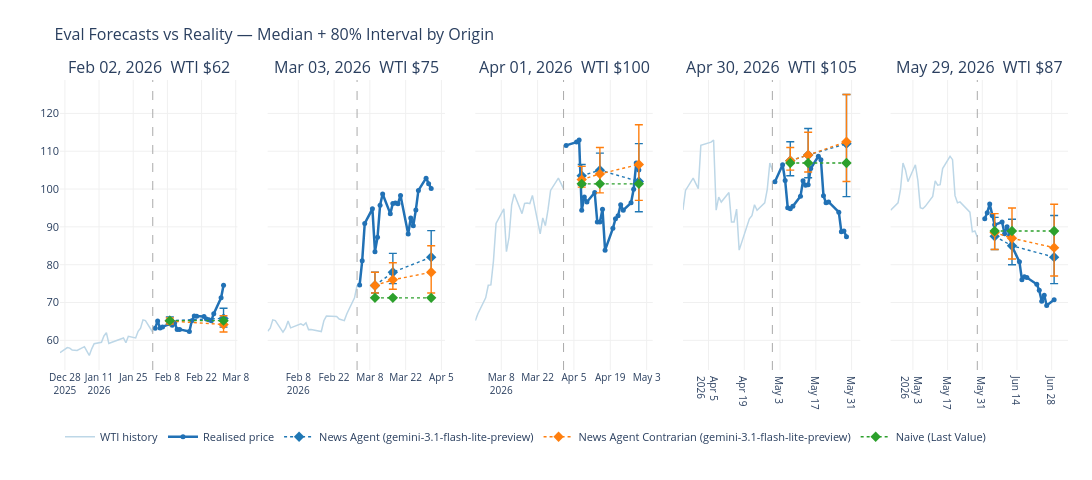

The cell this chart's notebook holds for it:
### Markdown cell above
---
## 8. What are the top methods actually forecasting?

A CRPS number doesn't show *behaviour*. Below, each leading method's **median
forecast and 80% interval** are drawn against the realised WTI path at every
eval origin. This is where the leaderboard becomes legible — watch for who
tracks the move, who simply anchors to the last price, and whose intervals are
too narrow to cover the outcome when the market jumps.

### Code cell
# Plot the leaderboard's top methods, and always include the best LLM/agent
# method for contrast (so the chart compares families even when a baseline leads).
_leaders = list(eval_board.index[:3])
_best_llm = next((p for p in eval_board.index if eval_board.loc[p, "family"] == "LLM / Agent"), None)
if _best_llm and _best_llm not in _leaders:
    _leaders.append(_best_llm)
print(f"Showing: {', '.join(_leaders)}")
viz.make_eval_forecast_chart(eval_frame, price_df, _leaders)

### Figure 1 — Plotly figure (JSON) as saved in the notebook; plotly's stock layout.template omitted (floating-point values rounded to 4 significant figures)
{"data": [{"legendgroup": "hist", "line": {"color": "#bdd7e7", "width": 1.5}, "mode": "lines", "name": "WTI history", "showlegend": true, "type": "scatter", "x": ["2025-12-26T00:00:00", "2025-12-29T00:00:00", "2025-12-30T00:00:00", "2025-12-31T00:00:00", "2026-01-02T00:00:00", "2026-01-05T00:00:00", "2026-01-06T00:00:00", "2026-01-07T00:00:00", "2026-01-08T00:00:00", "2026-01-09T00:00:00", "2026-01-12T00:00:00", "2026-01-13T00:00:00", "2026-01-14T00:00:00", "2026-01-15T00:00:00", "2026-01-16T00:00:00", "2026-01-20T00:00:00", "2026-01-21T00:00:00", "2026-01-22T00:00:00", "2026-01-23T00:00:00", "2026-01-26T00:00:00", "2026-01-27T00:00:00", "2026-01-28T00:00:00", "2026-01-29T00:00:00", "2026-01-30T00:00:00", "2026-02-02T00:00:00"], "xaxis": "x", "y": [56.74, 58.08, 57.95, 57.42, 57.32, 58.32, 57.13, 55.99, 57.76, 59.12, 59.5, 61.15, 62.02, 59.19, 59.44, 60.34, 60.62, 59.36, 61.07, 60.63, 62.39, 63.21, 65.42, 65.21, 62.14], "yaxis": "y"}, {"legendgroup": "actual", "line": {"color": "#2171b5", "width": 2.5}, "marker": {"size": 5}, "mode": "lines+markers", "name": "Realised price", "showlegend": true, "type": "scatter", "x": ["2026-02-03T00:00:00", "2026-02-04T00:00:00", "2026-02-05T00:00:00", "2026-02-06T00:00:00", "2026-02-09T00:00:00", "2026-02-10T00:00:00", "2026-02-11T00:00:00", "2026-02-12T00:00:00", "2026-02-13T00:00:00", "2026-02-17T00:00:00", "2026-02-18T00:00:00", "2026-02-19T00:00:00", "2026-02-20T00:00:00", "2026-02-23T00:00:00", "2026-02-24T00:00:00", "2026-02-25T00:00:00", "2026-02-26T00:00:00", "2026-02-27T00:00:00", "2026-03-02T00:00:00", "2026-03-03T00:00:00"], "xaxis": "x", "y": [63.21, 65.14, 63.29, 63.55, 64.36, 63.96, 64.63, 62.84, 62.89, 62.33, 65.19, 66.43, 66.39, 66.31, 65.63, 65.42, 65.21, 67.02, 71.23, 74.56], "yaxis": "y"}, {"error_y": {"array": [1, 2.7], "arrayminus": [0.7, 2.3], "color": "#1f77b4", "symmetric": false, "thickness": 1.4, "type": "data", "width": 4}, "legendgroup": "News Agent (gemini-3.1-flash-lite-preview)", "line": {"color": "#1f77b4", "dash": "dot", "width": 1.4}, "marker": {"size": 8, "symbol": "diamond"}, "mode": "lines+markers", "name": "News Agent (gemini-3.1-flash-lite-preview)", "showlegend": true, "type": "scatter", "x": ["2026-02-09T00:00:00", "2026-03-03T00:00:00"], "xaxis": "x", "y": [65.2, 65.8], "yaxis": "y"}, {"error_y": {"array": [0.8, 2.3], "arrayminus": [0.8, 2], "color": "#ff7f0e", "symmetric": false, "thickness": 1.4, "type": "data", "width": 4}, "legendgroup": "News Agent Contrarian (gemini-3.1-flash-lite-preview)", "line": {"color": "#ff7f0e", "dash": "dot", "width": 1.4}, "marker": {"size": 8, "symbol": "diamond"}, "mode": "lines+markers", "name": "News Agent Contrarian (gemini-3.1-flash-lite-preview)", "showlegend": true, "type": "scatter", "x": ["2026-02-09T00:00:00", "2026-03-03T00:00:00"], "xaxis": "x", "y": [65.1, 64.2], "yaxis": "y"}, {"error_y": {"array": [0, 0], "arrayminus": [0, 0], "color": "#2ca02c", "symmetric": false, "thickness": 1.4, "type": "data", "width": 4}, "legendgroup": "Naive (Last Value)", "line": {"color": "#2ca02c", "dash": "dot", "width": 1.4}, "marker": {"size": 8, "symbol": "diamond"}, "mode": "lines+markers", "name": "Naive (Last Value)", "showlegend": true, "type": "scatter", "x": ["2026-02-09T00:00:00", "2026-03-03T00:00:00"], "xaxis": "x", "y": [65.21, 65.21], "yaxis": "y"}, {"legendgroup": "hist", "line": {"color": "#bdd7e7", "width": 1.5}, "mode": "lines", "name": "WTI history", "showlegend": false, "type": "scatter", "x": ["2026-01-27T00:00:00", "2026-01-28T00:00:00", "2026-01-29T00:00:00", "2026-01-30T00:00:00", "2026-02-02T00:00:00", "2026-02-03T00:00:00", "2026-02-04T00:00:00", "2026-02-05T00:00:00", "2026-02-06T00:00:00", "2026-02-09T00:00:00", "2026-02-10T00:00:00", "2026-02-11T00:00:00", "2026-02-12T00:00:00", "2026-02-13T00:00:00", "2026-02-17T00:00:00", "2026-02-18T00:00:00", "2026-02-19T00:00:00", "2026-02-20T00:00:00", "2026-02-23T00:00:00", "2026-02-24T00:00:00", "2026-02-25T00:00:00", "2026-02-26T00:00:00", "2026-02-27T00:00:00", "2026-03-02T00:00:00", "2026-03-03T00:00:00"], "xaxis": "x2", "y": [62.39, 63.21, 65.42, 65.21, 62.14, 63.21, 65.14, 63.29, 63.55, 64.36, 63.96, 64.63, 62.84, 62.89, 62.33, 65.19, 66.43, 66.39, 66.31, 65.63, 65.42, 65.21, 67.02, 71.23, 74.56], "yaxis": "y2"}, {"legendgroup": "actual", "line": {"color": "#2171b5", "width": 2.5}, "marker": {"size": 5}, "mode": "lines+markers", "name": "Realised price", "showlegend": false, "type": "scatter", "x": ["2026-03-04T00:00:00", "2026-03-05T00:00:00", "2026-03-06T00:00:00", "2026-03-09T00:00:00", "2026-03-10T00:00:00", "2026-03-11T00:00:00", "2026-03-12T00:00:00", "2026-03-13T00:00:00", "2026-03-16T00:00:00", "2026-03-17T00:00:00", "2026-03-18T00:00:00", "2026-03-19T00:00:00", "2026-03-20T00:00:00", "2026-03-23T00:00:00", "2026-03-24T00:00:00", "2026-03-25T00:00:00", "2026-03-26T00:00:00", "2026-03-27T00:00:00", "2026-03-30T00:00:00", "2026-03-31T00:00:00", "2026-04-01T00:00:00"], "xaxis": "x2", "y": [74.66, 81.01, 90.9, 94.77, 83.45, 87.25, 95.73, 98.71, 93.5, 96.21, 96.32, 96.14, 98.32, 88.13, 92.35, 90.32, 94.48, 99.64, 102.9, 101.4, 100.1], "yaxis": "y2"}, {"error_y": {"array": [3.5, 5, 7], "arrayminus": [2, 3, 4], "color": "#1f77b4", "symmetric": false, "thickness": 1.4, "type": "data", "width": 4}, "legendgroup": "News Agent (gemini-3.1-flash-lite-preview)", "line": {"color": "#1f77b4", "dash": "dot", "width": 1.4}, "marker": {"size": 8, "symbol": "diamond"}, "mode": "lines+markers", "name": "News Agent (gemini-3.1-flash-lite-preview)", "showlegend": false, "type": "scatter", "x": ["2026-03-10T00:00:00", "2026-03-17T00:00:00", "2026-04-01T00:00:00"], "xaxis": "x2", "y": [74.5, 78, 82], "yaxis": "y2"}, {"error_y": {"array": [3.5, 4.5, 7], "arrayminus": [2, 2.5, 5.5], "color": "#ff7f0e", "symmetric": false, "thickness": 1.4, "type": "data", "width": 4}, "legendgroup": "News Agent Contrarian (gemini-3.1-flash-lite-preview)", "line": {"color": "#ff7f0e", "dash": "dot", "width": 1.4}, "marker": {"size": 8, "symbol": "diamond"}, "mode": "lines+markers", "name": "News Agent Contrarian (gemini-3.1-flash-lite-preview)", "showlegend": false, "type": "scatter", "x": ["2026-03-10T00:00:00", "2026-03-17T00:00:00", "2026-04-01T00:00:00"], "xaxis": "x2", "y": [74.5, 76, 78], "yaxis": "y2"}, {"error_y": {"array": [0, 0, 0], "arrayminus": [0, 0, 0], "color": "#2ca02c", "symmetric": false, "thickness": 1.4, "type": "data", "width": 4}, "legendgroup": "Naive (Last Value)", "line": {"color": "#2ca02c", "dash": "dot", "width": 1.4}, "marker": {"size": 8, "symbol": "diamond"}, "mode": "lines+markers", "name": "Naive (Last Value)", "showlegend": false, "type": "scatter", "x": ["2026-03-10T00:00:00", "2026-03-17T00:00:00", "2026-04-01T00:00:00"], "xaxis": "x2", "y": [71.23, 71.23, 71.23], "yaxis": "y2"}, {"legendgroup": "hist", "line": {"color": "#bdd7e7", "width": 1.5}, "mode": "lines", "name": "WTI history", "showlegend": false, "type": "scatter", "x": ["2026-02-26T00:00:00", "2026-02-27T00:00:00", "2026-03-02T00:00:00", "2026-03-03T00:00:00", "2026-03-04T00:00:00", "2026-03-05T00:00:00", "2026-03-06T00:00:00", "2026-03-09T00:00:00", "2026-03-10T00:00:00", "2026-03-11T00:00:00", "2026-03-12T00:00:00", "2026-03-13T00:00:00", "2026-03-16T00:00:00", "2026-03-17T00:00:00", "2026-03-18T00:00:00", "2026-03-19T00:00:00", "2026-03-20T00:00:00", "2026-03-23T00:00:00", "2026-03-24T00:00:00", "2026-03-25T00:00:00", "2026-03-26T00:00:00", "2026-03-27T00:00:00", "2026-03-30T00:00:00", "2026-03-31T00:00:00", "2026-04-01T00:00:00"], "xaxis": "x3", "y": [65.21, 67.02, 71.23, 74.56, 74.66, 81.01, 90.9, 94.77, 83.45, 87.25, 95.73, 98.71, 93.5, 96.21, 96.32, 96.14, 98.32, 88.13, 92.35, 90.32, 94.48, 99.64, 102.9, 101.4, 100.1], "yaxis": "y3"}, {"legendgroup": "actual", "line": {"color": "#2171b5", "width": 2.5}, "marker": {"size": 5}, "mode": "lines+markers", "name": "Realised price", "showlegend": false, "type": "scatter", "x": ["2026-04-02T00:00:00", "2026-04-06T00:00:00", "2026-04-07T00:00:00", "2026-04-08T00:00:00", "2026-04-09T00:00:00", "2026-04-10T00:00:00", "2026-04-13T00:00:00", "2026-04-14T00:00:00", "2026-04-15T00:00:00", "2026-04-16T00:00:00", "2026-04-17T00:00:00", "2026-04-20T00:00:00", "2026-04-21T00:00:00", "2026-04-22T00:00:00", "2026-04-23T00:00:00", "2026-04-24T00:00:00", "2026-04-27T00:00:00", "2026-04-28T00:00:00", "2026-04-29T00:00:00", "2026-04-30T00:00:00"], "xaxis": "x3", "y": [111.5, 112.4, 112.9, 94.41, 97.87, 96.57, 99.08, 91.28, 91.29, 94.69, 83.85, 89.61, 92.13, 92.96, 95.85, 94.4, 96.37, 99.93, 106.9, 105.1], "yaxis": "y3"}, {"error_y": {"array": [3, 4.5, 10], "arrayminus": [2.5, 3.5, 8], "color": "#1f77b4", "symmetric": false, "thickness": 1.4, "type": "data", "width": 4}, "legendgroup": "News Agent (gemini-3.1-flash-lite-preview)", "line": {"color": "#1f77b4", "dash": "dot", "width": 1.4}, "marker": {"size": 8, "symbol": "diamond"}, "mode": "lines+markers", "name": "News Agent (gemini-3.1-flash-lite-preview)", "showlegend": false, "type": "scatter", "x": ["2026-04-08T00:00:00", "2026-04-15T00:00:00", "2026-04-30T00:00:00"], "xaxis": "x3", "y": [103.5, 105, 102], "yaxis": "y3"}, {"error_y": {"array": [3.5, 7, 10.5], "arrayminus": [2, 5, 9.5], "color": "#ff7f0e", "symmetric": false, "thickness": 1.4, "type": "data", "width": 4}, "legendgroup": "News Agent Contrarian (gemini-3.1-flash-lite-preview)", "line": {"color": "#ff7f0e", "dash": "dot", "width": 1.4}, "marker": {"size": 8, "symbol": "diamond"}, "mode": "lines+markers", "name": "News Agent Contrarian (gemini-3.1-flash-lite-preview)", "showlegend": false, "type": "scatter", "x": ["2026-04-08T00:00:00", "2026-04-15T00:00:00", "2026-04-30T00:00:00"], "xaxis": "x3", "y": [102.5, 104, 106.5], "yaxis": "y3"}, {"error_y": {"array": [0, 0, 0], "arrayminus": [0, 0, 0], "color": "#2ca02c", "symmetric": false, "thickness": 1.4, "type": "data", "width": 4}, "legendgroup": "Naive (Last Value)", "line": {"color": "#2ca02c", "dash": "dot", "width": 1.4}, "marker": {"size": 8, "symbol": "diamond"}, "mode": "lines+markers", "name": "Naive (Last Value)", "showlegend": false, "type": "scatter", "x": ["2026-04-08T00:00:00", "2026-04-15T00:00:00", "2026-04-30T00:00:00"], "xaxis": "x3", "y": [101.4, 101.4, 101.4], "yaxis": "y3"}, {"legendgroup": "hist", "line": {"color": "#bdd7e7", "width": 1.5}, "mode": "lines", "name": "WTI history", "showlegend": false, "type": "scatter", "x": ["2026-03-26T00:00:00", "2026-03-27T00:00:00", "2026-03-30T00:00:00", "2026-03-31T00:00:00", "2026-04-01T00:00:00", "2026-04-02T00:00:00", "2026-04-06T00:00:00", "2026-04-07T00:00:00", "2026-04-08T00:00:00", "2026-04-09T00:00:00", "2026-04-10T00:00:00", "2026-04-13T00:00:00", "2026-04-14T00:00:00", "2026-04-15T00:00:00", "2026-04-16T00:00:00", "2026-04-17T00:00:00", "2026-04-20T00:00:00", "2026-04-21T00:00:00", "2026-04-22T00:00:00", "2026-04-23T00:00:00", "2026-04-24T00:00:00", "2026-04-27T00:00:00", "2026-04-28T00:00:00", "2026-04-29T00:00:00", "2026-04-30T00:00:00"], "xaxis": "x4", "y": [94.48, 99.64, 102.9, 101.4, 100.1, 111.5, 112.4, 112.9, 94.41, 97.87, 96.57, 99.08, 91.28, 91.29, 94.69, 83.85, 89.61, 92.13, 92.96, 95.85, 94.4, 96.37, 99.93, 106.9, 105.1], "yaxis": "y4"}, {"legendgroup": "actual", "line": {"color": "#2171b5", "width": 2.5}, "marker": {"size": 5}, "mode": "lines+markers", "name": "Realised price", "showlegend": false, "type": "scatter", "x": ["2026-05-01T00:00:00", "2026-05-04T00:00:00", "2026-05-05T00:00:00", "2026-05-06T00:00:00", "2026-05-07T00:00:00", "2026-05-08T00:00:00", "2026-05-11T00:00:00", "2026-05-12T00:00:00", "2026-05-13T00:00:00", "2026-05-14T00:00:00", "2026-05-15T00:00:00", "2026-05-18T00:00:00", "2026-05-19T00:00:00", "2026-05-20T00:00:00", "2026-05-21T00:00:00", "2026-05-22T00:00:00", "2026-05-26T00:00:00", "2026-05-27T00:00:00", "2026-05-28T00:00:00", "2026-05-29T00:00:00"], "xaxis": "x4", "y": [101.9, 106.4, 102.3, 95.08, 94.81, 95.42, 98.07, 102.2, 101.0, 101.2, 105.4, 108.7, 107.8, 98.26, 96.35, 96.6, 93.89, 88.68, 88.9, 87.36], "yaxis": "y4"}, {"error_y": {"array": [5, 7, 13], "arrayminus": [4, 6, 14], "color": "#1f77b4", "symmetric": false, "thickness": 1.4, "type": "data", "width": 4}, "legendgroup": "News Agent (gemini-3.1-flash-lite-preview)", "line": {"color": "#1f77b4", "dash": "dot", "width": 1.4}, "marker": {"size": 8, "symbol": "diamond"}, "mode": "lines+markers", "name": "News Agent (gemini-3.1-flash-lite-preview)", "showlegend": false, "type": "scatter", "x": ["2026-05-07T00:00:00", "2026-05-14T00:00:00", "2026-05-29T00:00:00"], "xaxis": "x4", "y": [107.5, 109, 112], "yaxis": "y4"}, {"error_y": {"array": [3.5, 6, 12.5], "arrayminus": [2.5, 4.5, 10.5], "color": "#ff7f0e", "symmetric": false, "thickness": 1.4, "type": "data", "width": 4}, "legendgroup": "News Agent Contrarian (gemini-3.1-flash-lite-preview)", "line": {"color": "#ff7f0e", "dash": "dot", "width": 1.4}, "marker": {"size": 8, "symbol": "diamond"}, "mode": "lines+markers", "name": "News Agent Contrarian (gemini-3.1-flash-lite-preview)", "showlegend": false, "type": "scatter", "x": ["2026-05-07T00:00:00", "2026-05-14T00:00:00", "2026-05-29T00:00:00"], "xaxis": "x4", "y": [107.5, 109, 112.5], "yaxis": "y4"}, {"error_y": {"array": [0, 0, 0], "arrayminus": [0, 0, 0], "color": "#2ca02c", "symmetric": false, "thickness": 1.4, "type": "data", "width": 4}, "legendgroup": "Naive (Last Value)", "line": {"color": "#2ca02c", "dash": "dot", "width": 1.4}, "marker": {"size": 8, "symbol": "diamond"}, "mode": "lines+markers", "name": "Naive (Last Value)", "showlegend": false, "type": "scatter", "x": ["2026-05-07T00:00:00", "2026-05-14T00:00:00", "2026-05-29T00:00:00"], "xaxis": "x4", "y": [106.9, 106.9, 106.9], "yaxis": "y4"}, {"legendgroup": "hist", "line": {"color": "#bdd7e7", "width": 1.5}, "mode": "lines", "name": "WTI history", "showlegend": false, "type": "scatter", "x": ["2026-04-24T00:00:00", "2026-04-27T00:00:00", "2026-04-28T00:00:00", "2026-04-29T00:00:00", "2026-04-30T00:00:00", "2026-05-01T00:00:00", "2026-05-04T00:00:00", "2026-05-05T00:00:00", "2026-05-06T00:00:00", "2026-05-07T00:00:00", "2026-05-08T00:00:00", "2026-05-11T00:00:00", "2026-05-12T00:00:00", "2026-05-13T00:00:00", "2026-05-14T00:00:00", "2026-05-15T00:00:00", "2026-05-18T00:00:00", "2026-05-19T00:00:00", "2026-05-20T00:00:00", "2026-05-21T00:00:00", "2026-05-22T00:00:00", "2026-05-26T00:00:00", "2026-05-27T00:00:00", "2026-05-28T00:00:00", "2026-05-29T00:00:00"], "xaxis": "x5", "y": [94.4, 96.37, 99.93, 106.9, 105.1, 101.9, 106.4, 102.3, 95.08, 94.81, 95.42, 98.07, 102.2, 101.0, 101.2, 105.4, 108.7, 107.8, 98.26, 96.35, 96.6, 93.89, 88.68, 88.9, 87.36], "yaxis": "y5"}, {"legendgroup": "actual", "line": {"color": "#2171b5", "width": 2.5}, "marker": {"size": 5}, "mode": "lines+markers", "name": "Realised price", "showlegend": false, "type": "scatter", "x": ["2026-06-01T00:00:00", "2026-06-02T00:00:00", "2026-06-03T00:00:00", "2026-06-04T00:00:00", "2026-06-05T00:00:00", "2026-06-08T00:00:00", "2026-06-09T00:00:00", "2026-06-10T00:00:00", "2026-06-11T00:00:00", "2026-06-12T00:00:00", "2026-06-15T00:00:00", "2026-06-16T00:00:00", "2026-06-17T00:00:00", "2026-06-18T00:00:00", "2026-06-22T00:00:00", "2026-06-23T00:00:00", "2026-06-24T00:00:00", "2026-06-25T00:00:00", "2026-06-26T00:00:00", "2026-06-29T00:00:00"], "xaxis": "x5", "y": [92.16, 93.76, 96.02, 93.04, 90.54, 91.3, 88.2, 90.03, 87.71, 84.88, 80.75, 76.05, 76.79, 76.6, 74.82, 73.21, 70.34, 71.92, 69.23, 70.75], "yaxis": "y5"}, {"error_y": {"array": [5, 7, 11], "arrayminus": [3.5, 5, 7], "color": "#1f77b4", "symmetric": false, "thickness": 1.4, "type": "data", "width": 4}, "legendgroup": "News Agent (gemini-3.1-flash-lite-preview)", "line": {"color": "#1f77b4", "dash": "dot", "width": 1.4}, "marker": {"size": 8, "symbol": "diamond"}, "mode": "lines+markers", "name": "News Agent (gemini-3.1-flash-lite-preview)", "showlegend": false, "type": "scatter", "x": ["2026-06-05T00:00:00", "2026-06-12T00:00:00", "2026-06-29T00:00:00"], "xaxis": "x5", "y": [87.5, 85, 82], "yaxis": "y5"}, {"error_y": {"array": [5, 8, 11.5], "arrayminus": [4.5, 5.5, 7.5], "color": "#ff7f0e", "symmetric": false, "thickness": 1.4, "type": "data", "width": 4}, "legendgroup": "News Agent Contrarian (gemini-3.1-flash-lite-preview)", "line": {"color": "#ff7f0e", "dash": "dot", "width": 1.4}, "marker": {"size": 8, "symbol": "diamond"}, "mode": "lines+markers", "name": "News Agent Contrarian (gemini-3.1-flash-lite-preview)", "showlegend": false, "type": "scatter", "x": ["2026-06-05T00:00:00", "2026-06-12T00:00:00", "2026-06-29T00:00:00"], "xaxis": "x5", "y": [88.5, 87, 84.5], "yaxis": "y5"}, {"error_y": {"array": [0, 0, 0], "arrayminus": [0, 0, 0], "color": "#2ca02c", "symmetric": false, "thickness": 1.4, "type": "data", "width": 4}, "legendgroup": "Naive (Last Value)", "line": {"color": "#2ca02c", "dash": "dot", "width": 1.4}, "marker": {"size": 8, "symbol": "diamond"}, "mode": "lines+markers", "name": "Naive (Last Value)", "showlegend": false, "type": "scatter", "x": ["2026-06-05T00:00:00", "2026-06-12T00:00:00", "2026-06-29T00:00:00"], "xaxis": "x5", "y": [88.9, 88.9, 88.9], "yaxis": "y5"}], "layout": {"annotations": [{"font": {"size": 16}, "showarrow": false, "text": "Feb 02, 2026  WTI $62", "x": 0.088, "xanchor": "center", "xref": "paper", "y": 1, "yanchor": "bottom", "yref": "paper"}, {"font": {"size": 16}, "showarrow": false, "text": "Mar 03, 2026  WTI $75", "x": 0.294, "xanchor": "center", "xref": "paper", "y": 1, "yanchor": "bottom", "yref": "paper"}, {"font": {"size": 16}, "showarrow": false, "text": "Apr 01, 2026  WTI $100", "x": 0.5, "xanchor": "center", "xref": "paper", "y": 1, "yanchor": "bottom", "yref": "paper"}, {"font": {"size": 16}, "showarrow": false, "text": "Apr 30, 2026  WTI $105", "x": 0.706, "xanchor": "center", "xref": "paper", "y": 1, "yanchor": "bottom", "yref": "paper"}, {"font": {"size": 16}, "showarrow": false, "text": "May 29, 2026  WTI $87", "x": 0.912, "xanchor": "center", "xref": "paper", "y": 1, "yanchor": "bottom", "yref": "paper"}], "height": 480, "legend": {"font": {"size": 11}, "orientation": "h", "x": 0, "xanchor": "left", "y": -0.18}, "margin": {"b": 110, "l": 60, "r": 20, "t": 80}, "shapes": [{"line": {"color": "#aaaaaa", "dash": "dash", "width": 1}, "type": "line", "x0": 1769990400000, "x1": 1769990400000, "xref": "x", "y0": 0, "y1": 1, "yref": "y domain"}, {"line": {"color": "#aaaaaa", "dash": "dash", "width": 1}, "type": "line", "x0": 1772496000000, "x1": 1772496000000, "xref": "x2", "y0": 0, "y1": 1, "yref": "y2 domain"}, {"line": {"color": "#aaaaaa", "dash": "dash", "width": 1}, "type": "line", "x0": 1775001600000, "x1": 1775001600000, "xref": "x3", "y0": 0, "y1": 1, "yref": "y3 domain"}, {"line": {"color": "#aaaaaa", "dash": "dash", "width": 1}, "type": "line", "x0": 1777507200000, "x1": 1777507200000, "xref": "x4", "y0": 0, "y1": 1, "yref": "y4 domain"}, {"line": {"color": "#aaaaaa", "dash": "dash", "width": 1}, "type": "line", "x0": 1780012800000, "x1": 1780012800000, "xref": "x5", "y0": 0, "y1": 1, "yref": "y5 domain"}], "title": {"font": {"size": 16}, "text": "Eval Forecasts vs Reality — Median + 80% Interval by Origin"}, "width": 2100, "xaxis": {"anchor": "y", "domain": [0, 0.176], "gridcolor": "#f0f0f0", "showgrid": true, "tickfont": {"size": 10}}, "xaxis2": {"anchor": "y2", "domain": [0.206, 0.382], "gridcolor": "#f0f0f0", "showgrid": true, "tickfont": {"size": 10}}, "xaxis3": {"anchor": "y3", "domain": [0.412, 0.588], "gridcolor": "#f0f0f0", "showgrid": true, "tickfont": {"size": 10}}, "xaxis4": {"anchor": "y4", "domain": [0.618, 0.794], "gridcolor": "#f0f0f0", "showgrid": true, "tickfont": {"size": 10}}, "xaxis5": {"anchor": "y5", "domain": [0.824, 1], "gridcolor": "#f0f0f0", "showgrid": true, "tickfont": {"size": 10}}, "yaxis": {"anchor": "x", "domain": [0, 1], "gridcolor": "#f0f0f0", "showgrid": true, "tickfont": {"size": 11}}, "yaxis2": {"anchor": "x2", "domain": [0, 1], "gridcolor": "#f0f0f0", "matches": "y", "showgrid": true, "showticklabels": false, "tickfont": {"size": 11}}, "yaxis3": {"anchor": "x3", "domain": [0, 1], "gridcolor": "#f0f0f0", "matches": "y", "showgrid": true, "showticklabels": false, "tickfont": {"size": 11}}, "yaxis4": {"anchor": "x4", "domain": [0, 1], "gridcolor": "#f0f0f0", "matches": "y", "showgrid": true, "showticklabels": false, "tickfont": {"size": 11}}, "yaxis5": {"anchor": "x5", "domain": [0, 1], "gridcolor": "#f0f0f0", "matches": "y", "showgrid": true, "showticklabels": false, "tickfont": {"size": 11}}}}
